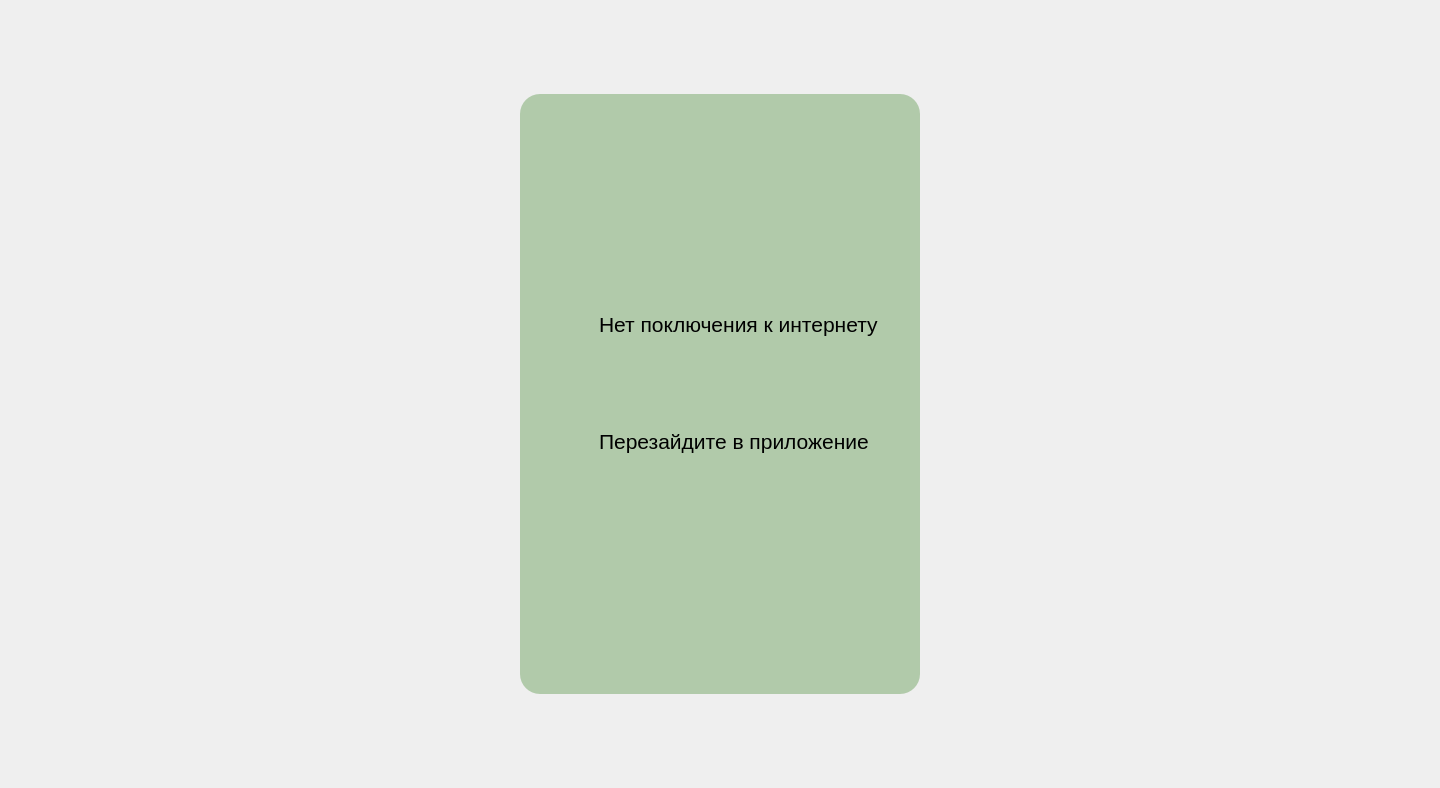
<?xml version="1.0" encoding="UTF-8"?>
<ui version="4.0">
 <class>Nowifi</class>
 <widget class="QMainWindow" name="Nowifi">
  <property name="geometry">
   <rect>
    <x>0</x>
    <y>0</y>
    <width>1440</width>
    <height>788</height>
   </rect>
  </property>
  <property name="windowTitle">
   <string>MainWindow</string>
  </property>
  <property name="styleSheet">
   <string notr="true">#centralwidget{
background-image: url(:/images/images/firstfon.jpg);
}
#widget{
background-color:rgb(177,202,170);
border-radius:20px;
}
</string>
  </property>
  <widget class="QWidget" name="centralwidget">
   <layout class="QVBoxLayout" name="verticalLayout">
    <item alignment="Qt::AlignHCenter">
     <widget class="QWidget" name="widget" native="true">
      <property name="minimumSize">
       <size>
        <width>400</width>
        <height>600</height>
       </size>
      </property>
      <property name="maximumSize">
       <size>
        <width>400</width>
        <height>600</height>
       </size>
      </property>
      <property name="styleSheet">
       <string notr="true"/>
      </property>
      <layout class="QVBoxLayout" name="verticalLayout_2">
       <item>
        <widget class="QStackedWidget" name="stackedWidget">
         <property name="styleSheet">
          <string notr="true">background-color:rgb(177,202,170);
border-radius:5px;</string>
         </property>
         <widget class="QWidget" name="page">
          <widget class="QLabel" name="errorLabel">
           <property name="geometry">
            <rect>
             <x>10</x>
             <y>480</y>
             <width>351</width>
             <height>51</height>
            </rect>
           </property>
           <property name="text">
            <string/>
           </property>
          </widget>
          <widget class="QLabel" name="label">
           <property name="geometry">
            <rect>
             <x>130</x>
             <y>140</y>
             <width>111</width>
             <height>151</height>
            </rect>
           </property>
           <property name="text">
            <string>&lt;html&gt;&lt;head/&gt;&lt;body&gt;&lt;p&gt;&lt;br/&gt;&lt;/p&gt;&lt;/body&gt;&lt;/html&gt;</string>
           </property>
          </widget>
          <widget class="QLabel" name="label_2">
           <property name="geometry">
            <rect>
             <x>70</x>
             <y>130</y>
             <width>471</width>
             <height>341</height>
            </rect>
           </property>
           <property name="text">
            <string>&lt;html&gt;&lt;head/&gt;&lt;body&gt;&lt;p&gt;&lt;span style=&quot; font-size:16pt;&quot;&gt;Нет поключения к интернету&lt;/span&gt;&lt;/p&gt;&lt;p&gt;&lt;br/&gt;&lt;/p&gt;&lt;p&gt;&lt;br/&gt;&lt;/p&gt;&lt;p&gt;&lt;span style=&quot; font-size:16pt;&quot;&gt;Перезайдите в приложение&lt;/span&gt;&lt;/p&gt;&lt;p&gt;&lt;br/&gt;&lt;/p&gt;&lt;/body&gt;&lt;/html&gt;</string>
           </property>
          </widget>
         </widget>
         <widget class="QWidget" name="page_2"/>
        </widget>
       </item>
      </layout>
     </widget>
    </item>
   </layout>
  </widget>
 </widget>
 <resources>
  <include location="qtimages/photo.qrc"/>
 </resources>
 <connections/>
</ui>
